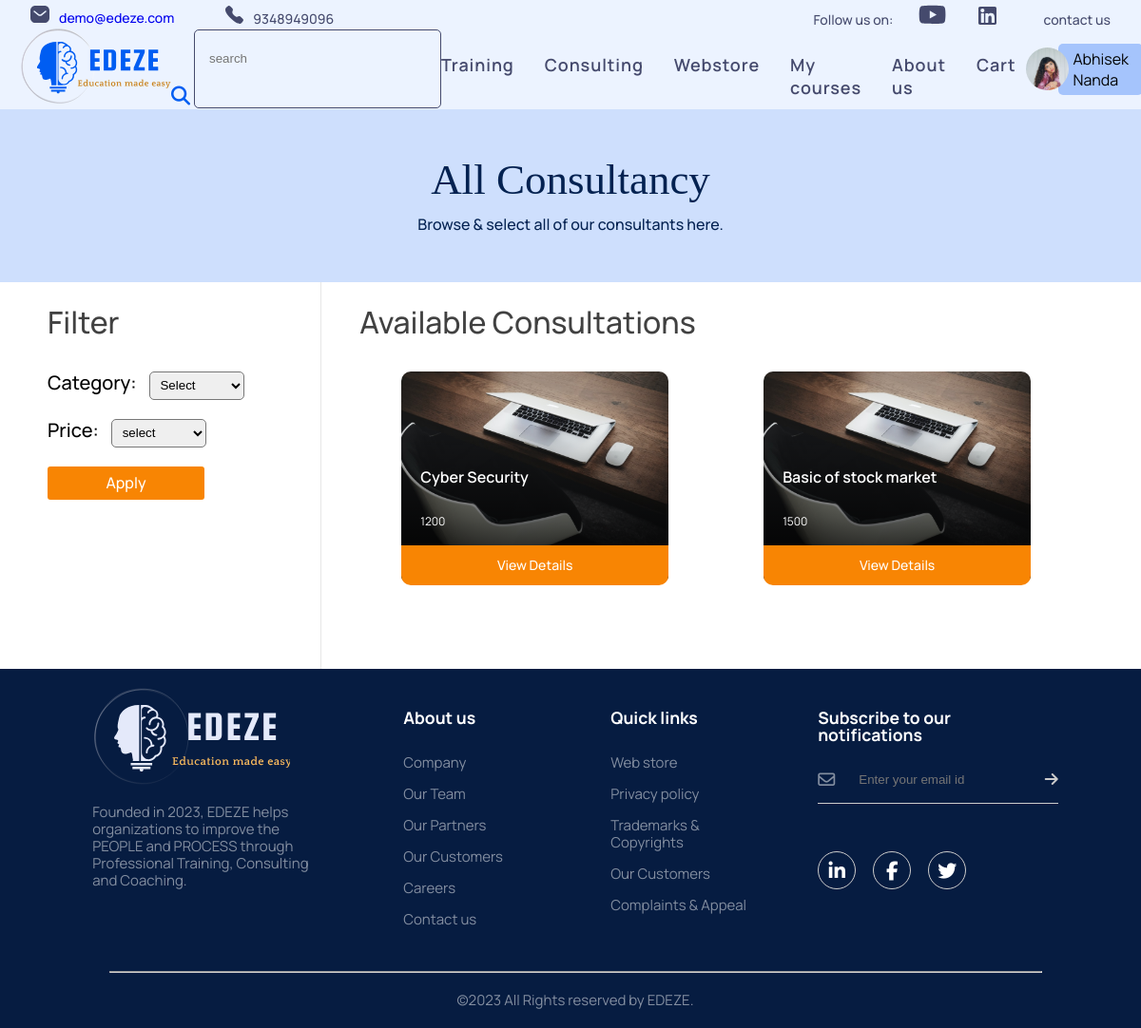
/consulting/ (signed in), run on the app's committed database.
### home/models.py (models this page shows)
class Consulting(models.Model):
    consultant_id = models.IntegerField()
    cons_name= models.CharField(max_length=100)
    cons_desc = models.TextField()
    cons_price=models.IntegerField(null=True)
    cons_author = models.CharField(max_length=100)
    cons_rating = models.IntegerField()
    cons_category = models.CharField(max_length=100,null=True)

### home/views.py (the view)
# urls.py: path("consulting/",consulting),
@login_required(login_url="/login/")
def consulting(request):
    cons = Consulting.objects.all()
    context={"cons":cons}
    return render(request,"consulting.html",context=context)

### home/templates/consulting.html (shortened to what this page needs)
<!DOCTYPE html>
<html lang="en">
<head>
    <link rel="stylesheet" href="/static/css/header-footer.css">
    <link rel="stylesheet" href="/static/css/consulting.css">
</head>
<body>
    <header>
        <div class="container">
            <div class="contact">
                <span> <a href="https://www.gmail.com/"><img src="/static/images/mail_icon.svg" alt="">demo@edeze.com </a></span>
                <span><img src="/static/images/call_icon.svg" alt="">9348949096</span>
            </div>
            <div class="social">
                <span>Follow us on:</span>
                <a href="https://www.instagram.com/"><img src="/static/images/Insta_icon.svg" alt=""></a>
                <a href="https://www.youtube.com/"><img src="/static/images/youtube_icon.svg" alt=""></a>
                <a href="https://www.facebook.com/"><img src="/static/images/Facebook_icon.svg" alt=""></a>
                <a href="https://www.linkedin.com/"><img src="/static/images/linkedin_icon.svg" alt=""></a>
                <span >contact us</span>
            </div>
        </div>
        <div class=" nav">
            <div class="left-part">
                <a href="/"><img src="/static/images/logo.svg" alt="logo" class="logo"></a>
                <div class="search-box">
                    <input type="text" id="search" placeholder="search">
                    <button type="submit" onclick="search()"><i class="fa-solid fa-magnifying-glass icon-search"></i></button>
                </div>
            </div>
             <div class="group">
                <ul class="navigation">
                    <li><a href="/training/" id="training">Training</a></li>
                    <li><a href="/consulting/">Consulting</a></li>
                    <li><a href="/webstore/">Webstore</a></li>
                    <li><a href="/{{id}}/MyCourse">My courses</a></li>
                    <li><a href="/aboutus/">About us</a></li>
                    <li><a href="/{{request.user.id}}/cart">Cart</a></li>
                </ul>
             </div>
            <div class="user-profile">
                <img src="/static/images/profilr-pic.svg" alt="" class="user-pic " id="userPic">
                <p class="profile-name">{{request.user.first_name}} {{request.user.last_name}}</p>
            </div>
        </div>
    </header>
    <section >
        <div class="page-header">
            <h1>All Consultancy</h1>
            <p>Browse & select all of our consultants here. </p>
        </div>
    </section>
    <section class="main-section">
        <div class="filter-section">
            <h2>Filter</h2>
            <form method="POST" action="">
                <label for="course">Category:</label>
                <select name="course" id="course">
                    <option value="">Select</option>
                </select>
                <br>
                <label for="price">Price:</label>
                <select name="price" id="price">
                    <option value="select" selected>select</option>
                </select>
                <br>
                <input type="submit" value="Apply" class="filter_serachBtn">
            </form>
        </div>
        <div class="course-section">
            <h2>Available Consultations</h2>
            <div class="container">
                {% for co in cons %}
                    <div class="consultations">
                        <img src="/static/images/consulting-image.svg" alt="">
                        <span>{{co.cons_name}}</span>
                        <p class="consult_price">{{co.cons_price}}</p>
                        <a href="/{{co.id}}/consultingDetails/"><button class="view-detail-btn" id="viewDetail" onclick="">View Details</button> </a>
                    </div>
                {% endfor %}
            </div>
        </div>
    </section>
    <footer>
        <div class="row">
            <div class="col">
                <img src="/static/images/footer-logo.svg" alt="" class="footer-logo">
                <p>Founded in 2023, EDEZE helps organizations to improve the PEOPLE and PROCESS through Professional Training, Consulting and Coaching.</p>
            </div>
            <div class="col">
                <h3>About us</h3>
                <ul>
                    <li><a href="">Company</a></li>
                    <li><a href="/ourteam">Our Team</a></li>
                    <li><a href="">Our Partners</a></li>
                    <li><a href="">Our Customers</a></li>
                    <li><a href="">Careers</a></li>
                    <li><a href="">Contact us</a></li>
                </ul>
            </div>
            <div class="col">
                <h3>Quick links</h3>
                <ul>
                    <li><a href="">Web store</a></li>
                    <li><a href="">Privacy policy</a></li>
                    <li><a href="">Trademarks & Copyrights</a></li>
                    <li><a href="">Our Customers</a></li>
                    <li><a href="">Complaints & Appeal</a></li>
                </ul>
            </div>
            <div class="col">
                <h3>Subscribe to our notifications</h3>
                <form>
                    <i class="fa-regular fa-envelope"></i>
                    <input type="email" placeholder="Enter your email id" required>
                    <button type="submit"><i class="fa-solid fa-arrow-right"></i></button>
                </form>
                <div class="social-icons">
                    <i class="fa-brands fa-linkedin-in"></i>
                    <i class="fa-brands fa-facebook-f"></i>
                    <i class="fa-brands fa-twitter"></i>
                </div>
            </div>
        </div>
        <hr>
        <p class="copyright">©2023 All Rights reserved by EDEZE.</p>
    </footer>
</body>
</html>

### home/static/css/header-footer.css (style rules this page uses)
header { background: #ECF3FF; width: 100%; }
.container { padding: 5px 32px 0px 32px; display: flex; justify-content: space-between; align-items: center; width: 100%; font-weight: 500; font-size: 14px; color: #454A6D; }
.contact { display: inherit; column-gap: 54px; }
.contact img { padding-right: 10px; }
.social img { padding: 0px 7px 0px 7px; }
.social span { padding-left: 40px; }
.nav { padding: 0px 16px 0px 0px; }
.left-part { display: inherit; align-items: center; gap: 20px; }
.left-part .logo { width: 184px; height: 80px; }
.nav { display: flex; justify-content: space-between; align-items: center; }
.group { display: flex; align-items: center; }
header ul { position: relative; display: flex; gap: 32px; }
header ul li { list-style-type: none; padding-top: 15px; }
header ul li a { position: relative; font-size: 18px; color: #454A6D; font-weight: 600; letter-spacing: 0.05em; }
header ul li a::before { content: ""; position: absolute; bottom: -2px; width: 100%; height: 2px; background: #005DF2; transform: scale(0); transition: transform 0.4s ease-in-out; transform-origin: right; }
.nav img { width: 45px; cursor: pointer; padding-left: 0px; }
footer { width: 100%; background: #061C41; color: rgb(255,255,255,.5); padding: 10px 50px 20px 60px; font-family: 'Manrope'; font-size: 15px; line-height: 18px; }
.row { width: 100%; display: flex; align-items: flex-start; justify-content: space-around; }
.col { flex-basis: 25%; padding: 10px; }
.col:nth-child(2),.col:nth-child(3) { flex-basis: 15%; }
.footer-logo { margin-bottom: 15px; }
.col h3 { margin-top: 22px; margin-bottom: 30px; color: #FFFFFF; }
.col ul li { list-style: none; padding-bottom: 15px; }
ul li a { color: rgb(255,255,255,.5); }
footer form { padding-bottom: 15px; display: flex; align-items: center; justify-content: flex-start; border-bottom: 1px solid #ccc; margin-bottom: 50px; gap: 15px; }
footer form .fa-regular { font-size: 18px; margin-right: 10px; }
footer form input { width: 100%; background: transparent; color: #ccc; border: 0; outline: 0; }
footer form button { background-color: transparent; border: 0; outline: none; cursor: pointer; }
footer form .fa-solid { font-size: 16px; color: #ccc; }
.social-icons .fa-brands { width: 40px; height: 40px; border-radius: 50%; text-align: center; line-height: 40px; font-size: 20px; color: #FFFFFF; background: transparent; border: 1px solid #ccc; margin-right: 15px ; cursor: pointer; }
footer hr { width: 90%; margin: 20px auto; border-bottom: 1px solid #ccc; }
.copyright { text-align: center; }
@media (max-width: 1400px) { header { width: 100vw; } }
.nav .user-profile { display: flex; justify-content: center; align-items: center; margin-right: 40px; }
.nav .user-profile p { background: #A5C4FC; border-radius: 5px; padding: 5px 15px; }
.nav .user-profile img { position: relative; right: -11px; }
.search-box { padding-left: 15px; border: 1px solid #454A6D; border-radius: 5px; background-color: inherit; }
.search-box input { background: transparent; border: 0px; outline: 0px; width: 243px; height: 58px; }
.search-box button { font-size: 20px; border: none; background: none; position: relative; color: #005DF2; right: 40px; }

### home/templates/consulting.html (style rules this page uses)
.course-section h2 { padding-left: 40px; }

### data on the page
Consulting: cons_name "Cyber Security", cons_price "1200"
Consulting: cons_name "Basic of stock market", cons_price "1500"

### other printed values
{{ request.user.first_name }} "Abhisek"
{{ request.user.last_name }} "Nanda"
